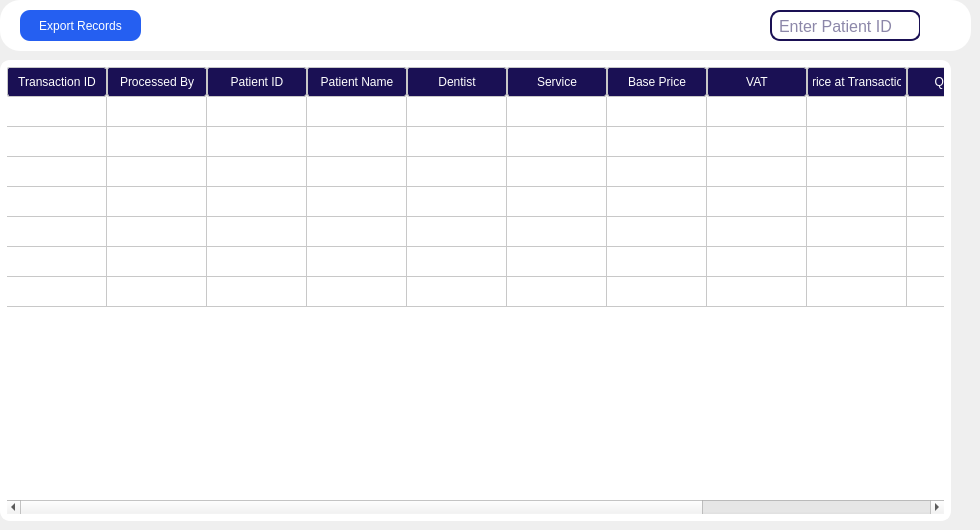
    <widget class="QWidget" name="page_2">
     <widget class="QWidget" name="header" native="true">
      <property name="geometry">
       <rect>
        <x>0</x>
        <y>0</y>
        <width>971</width>
        <height>51</height>
       </rect>
      </property>
      <property name="styleSheet">
       <string notr="true">background-color: rgb(255, 255, 255);
border-radius: 20px;
</string>
      </property>
      <widget class="QLineEdit" name="searchField">
       <property name="geometry">
        <rect>
         <x>770</x>
         <y>10</y>
         <width>151</width>
         <height>31</height>
        </rect>
       </property>
       <property name="font">
        <font>
         <pointsize>12</pointsize>
        </font>
       </property>
       <property name="styleSheet">
        <string notr="true">QLineEdit {
    border: 2px solid #1A1054;
    border-radius: 10px;
    padding: 5px;
	color: rgb(26, 16, 84)
}</string>
       </property>
       <property name="placeholderText">
        <string>Enter Patient ID</string>
       </property>
      </widget>
      <widget class="QPushButton" name="patientrecordSearchBtn">
       <property name="geometry">
        <rect>
         <x>920</x>
         <y>10</y>
         <width>31</width>
         <height>31</height>
        </rect>
       </property>
       <property name="text">
        <string/>
       </property>
       <property name="icon">
        <iconset>
         <normaloff>../assets/search_icon_nobg.png</normaloff>../assets/search_icon_nobg.png</iconset>
       </property>
       <property name="iconSize">
        <size>
         <width>32</width>
         <height>32</height>
        </size>
       </property>
      </widget>
      <widget class="QPushButton" name="exportRecordBtn">
       <property name="geometry">
        <rect>
         <x>20</x>
         <y>10</y>
         <width>121</width>
         <height>31</height>
        </rect>
       </property>
       <property name="styleSheet">
        <string notr="true">QPushButton {
    background-color: rgb(37, 95, 241); 
    color: rgb(255, 255, 255);
    border-radius: 10px;
    font: 'Chakra Petch';
}

QPushButton:hover {
    background-color: rgb(58, 115, 255); 
}

QPushButton:pressed {
    background-color: rgb(20, 70, 200);   
}
</string>
       </property>
       <property name="text">
        <string>Export Records</string>
       </property>
      </widget>
     </widget>
     <widget class="QTableWidget" name="recordsTable">
      <property name="geometry">
       <rect>
        <x>0</x>
        <y>60</y>
        <width>951</width>
        <height>461</height>
       </rect>
      </property>
      <property name="styleSheet">
       <string notr="true">QTableWidget {
    color: rgb(26, 16, 84);
    background-color: rgb(255, 255, 255);
    border: 2px solid rgb(255, 255, 255);
    border-radius: 10px;
    gridline-color: rgb(200, 200, 200);
    padding: 5px;  /* optional: adds spacing inside cells */
}

QHeaderView::section {
    background-color: rgb(26, 16, 84);
    color: white;
    border: 1px solid rgb(200, 200, 200);
    border-radius: 3px;
    padding: 5px;  /* spacing inside headers */
}
</string>
      </property>
      <property name="horizontalScrollBarPolicy">
       <enum>Qt::ScrollBarPolicy::ScrollBarAlwaysOn</enum>
      </property>
      <property name="sizeAdjustPolicy">
       <enum>QAbstractScrollArea::SizeAdjustPolicy::AdjustToContents</enum>
      </property>
      <property name="selectionMode">
       <enum>QAbstractItemView::SelectionMode::SingleSelection</enum>
      </property>
      <property name="selectionBehavior">
       <enum>QAbstractItemView::SelectionBehavior::SelectRows</enum>
      </property>
      <attribute name="verticalHeaderVisible">
       <bool>false</bool>
      </attribute>
      <attribute name="verticalHeaderHighlightSections">
       <bool>false</bool>
      </attribute>
      <row>
       <property name="text">
        <string>New Row</string>
       </property>
      </row>
      <row>
       <property name="text">
        <string>New Row</string>
       </property>
      </row>
      <row>
       <property name="text">
        <string>New Row</string>
       </property>
      </row>
      <row>
       <property name="text">
        <string>New Row</string>
       </property>
      </row>
      <row>
       <property name="text">
        <string>New Row</string>
       </property>
      </row>
      <row>
       <property name="text">
        <string>New Row</string>
       </property>
      </row>
      <row>
       <property name="text">
        <string>New Row</string>
       </property>
      </row>
      <column>
       <property name="text">
        <string>Transaction ID</string>
       </property>
      </column>
      <column>
       <property name="text">
        <string>Processed By</string>
       </property>
      </column>
      <column>
       <property name="text">
        <string>Patient ID</string>
       </property>
      </column>
      <column>
       <property name="text">
        <string>Patient Name</string>
       </property>
      </column>
      <column>
       <property name="text">
        <string>Dentist</string>
       </property>
      </column>
      <column>
       <property name="text">
        <string>Service</string>
       </property>
      </column>
      <column>
       <property name="text">
        <string>Base Price</string>
       </property>
      </column>
      <column>
       <property name="text">
        <string>VAT</string>
       </property>
      </column>
      <column>
       <property name="text">
        <string>Price at Transaction</string>
       </property>
      </column>
      <column>
       <property name="text">
        <string>Quantity</string>
       </property>
      </column>
      <column>
       <property name="text">
        <string>Total </string>
       </property>
      </column>
      <column>
       <property name="text">
        <string>Transaction Date</string>
       </property>
      </column>
     </widget>
    </widget>
